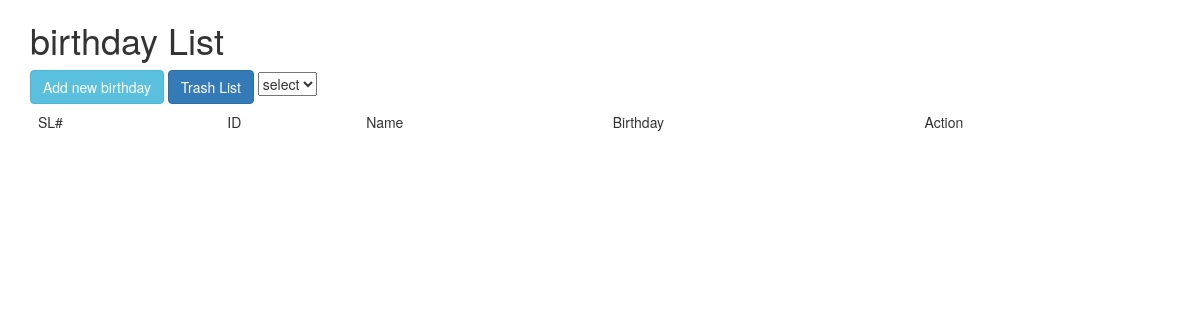
The page /views/SEIP129150/Birthday/index.php on the database as committed earlier.
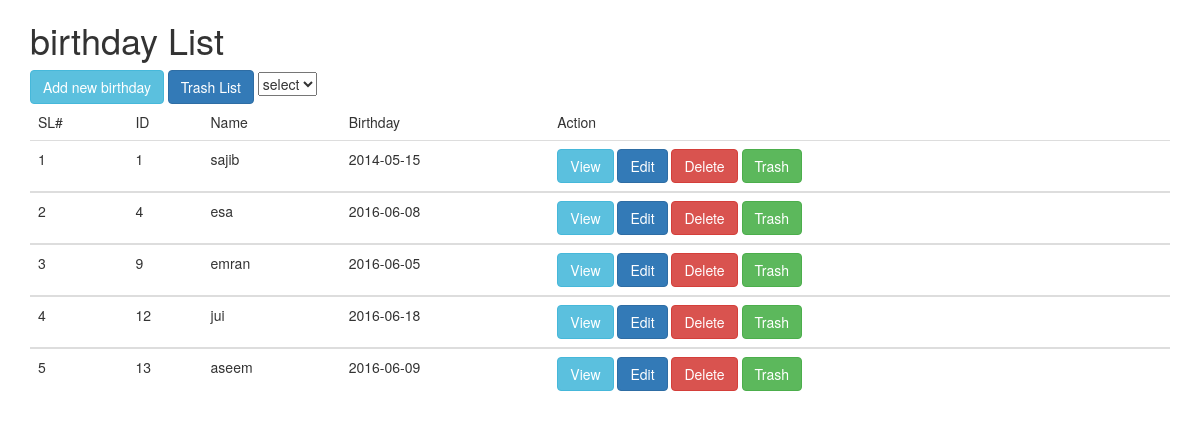
The same page on the database as committed later.
### tables this page shows
CREATE TABLE `birthday` (
  `id` int(11) NOT NULL,
  `name` varchar(30) NOT NULL,
  `birthday` date NOT NULL,
  `trash` time DEFAULT NULL
);

### src/BITM/SEIP129150/Birthday/Birthday.php (called while the page is built, shortened)
<?php
class Birthday
{
    public $conn;
    public function __construct()
    {
        $this->conn = mysqli_connect("localhost", "root", "", "atomicprojectb21");
    }
    public function index()
    {
        $allBook = array();
        $query = "SELECT * FROM `birthday` WHERE `trash` IS NULL";
        $result = mysqli_query($this->conn, $query);
        while ($row = mysqli_fetch_assoc($result)) {
            $allBook[] = $row;
        }
        return $allBook;
    }
}

### views/SEIP129150/Birthday/index.php (the view, shortened to what this page needs)
<?php
$birthday=new Birthday();
$albirthday=$birthday->index();
?>
<!DOCTYPE html>
<html>
<head>
    <link rel="stylesheet" href="http://maxcdn.bootstrapcdn.com/bootstrap/3.3.6/css/bootstrap.min.css">
    <link rel="stylesheet" type="text/css" href="../../../resources/bootstrap/css/bootstrap.css">
</head >
<body>
<div class="container">
    <h1>birthday List</h1>
    <a href="create.php" class="btn btn-info" role="button">Add new birthday</a>
    <a href="trashVeiw.php" class="btn btn-primary" role="button">Trash List</a>
    <select>
        <option value="" style="display: none"> select</option>
    </select>
    <br>
    <div class="table-responsive">
        <table class="table">
            <thead>
            <tr>
                <td>
                    SL#
                </td>
                <td>
                    ID
                </td>
                <td>
                    Name
                </td>
                <td>
                   Birthday
                </td>
                <td>
                    Action
                </td>
            </tr>
            </thead>
            <tbody>
            <?php
            $sl=1;
            foreach ($albirthday as $birthday) {
            ?>
            <tr>
                <td><?php echo  $sl?></td>
                <td> <?php echo $birthday['id']?></td>
                <td> <?php echo $birthday['name']?></td>
                <td> <?php echo $birthday['birthday']?></td>
                <td>
            <a href="veiw.php?id=<?php echo $birthday['id']?>" class="btn btn-info" role="button">View</a>
            <a href="edit.php?id=<?php echo $birthday['id']?>" class="btn btn-primary" role="button">Edit</a>
            <a href="delete.php?id=<?php echo $birthday['id']?>" class="btn btn-danger" role="button">Delete</a>
            <a href="trash.php?id=<?php echo $birthday['id']?>" class="btn btn-success" role="button">Trash</a>
                </td>
            </tr>
            </tbody>
            <?php $sl++; } ?>
        </table>
    </div>
</div>
</body>
</html>

Rows that differ between the two databases and show on the page:
added birthday: id "1", name "sajib", birthday "2014-05-15"
added birthday: id "4", name "esa", birthday "2016-06-08"
added birthday: id "9", name "emran", birthday "2016-06-05"
added birthday: id "12", name "jui", birthday "2016-06-18"
added birthday: id "13", name "aseem", birthday "2016-06-09"
